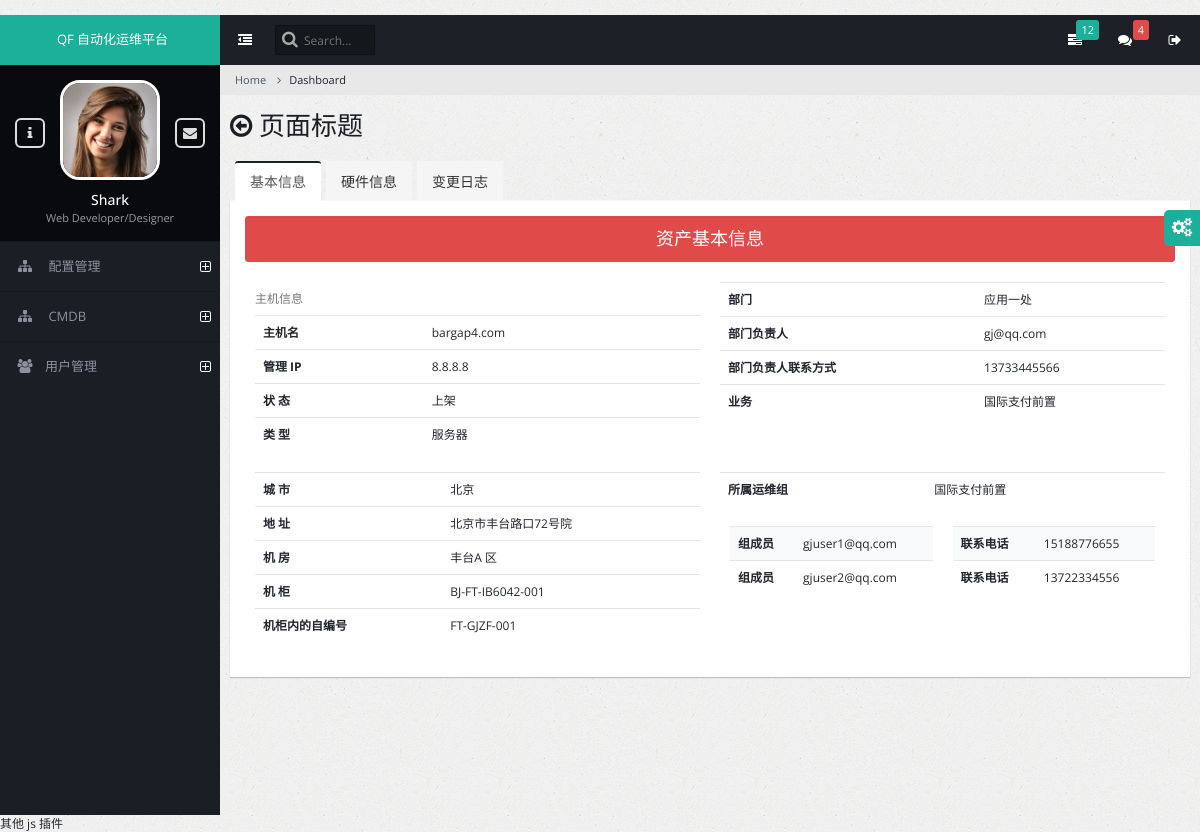
The page /cmdb/host_detail.html/1/ on the database its author committed.
### db/models.py (models this page shows, shortened)
class Server(models.Model):
    asset = models.OneToOneField('Asset', verbose_name='对应资产', null=True, blank=True)
    hostname = models.CharField(verbose_name='主机名', max_length=128, unique=True)
    sn = models.CharField(verbose_name='SN号', max_length=64, db_index=True)  # 为此字段创建索引
    manufacturer = models.CharField(verbose_name='制造商', max_length=64, null=True, blank=True)
    model = models.CharField(verbose_name='型号', max_length=64, null=True, blank=True)
    manage_ip = models.GenericIPAddressField(verbose_name='管理IP', null=True, blank=True)
    machine = models.CharField(verbose_name='硬件平台', max_length=16, null=True, blank=True)
    os_name = models.CharField(verbose_name='系统名称', max_length=16, null=True, blank=True)
    os_version = models.CharField(verbose_name='系统版本', max_length=64, null=True, blank=True)
    kernel = models.CharField(verbose_name='内核信息', max_length=128, null=True, blank=True)
    model_name = models.CharField(verbose_name='CPU型号', max_length=128, null=True, blank=True)
    cpu_type = models.CharField(verbose_name='CPU 架构', max_length=16, null=True, blank=True)
    physical_count = models.IntegerField(verbose_name='CPU物理个数', null=True, blank=True)
    physical_cores = models.IntegerField(verbose_name='每颗 CPU 核心数', null=True, blank=True)
    processor_cores_count = models.IntegerField(verbose_name='CPU 总逻辑核心数', null=True, blank=True)
    latest_date = models.DateTimeField(verbose_name='更新时间', default=timezone.now, null=True)
    create_at = models.DateTimeField(verbose_name='创建时间', auto_now_add=True)
    """
    auto_now=True 每次更新，日期自动存为当前时间，并且在 Admin 管理中，此字段将不支持修改
    default
    """
    class Meta:
        verbose_name = "服务器表"
        verbose_name_plural = verbose_name
        db_table = 'server'

class Asset(models.Model):
    device_type_choices = (
        (1, '服务器'),
        (2, '路由器'),
        (3, '交换机'),
        (4, '防火墙'),
    )
    device_status_choices = (
        (1, '上架'),
        (2, '在线'),
        (3, '离线'),
        (4, '下架'),
    )
    device_type_id = models.IntegerField(choices=device_type_choices, default=1)
    device_status_id = models.IntegerField(choices=device_status_choices, default=1)
    cabinet_num = models.ForeignKey('Cabinet', verbose_name='机柜号', max_length=30, null=True, blank=True)
    cabinet_order = models.CharField(verbose_name='机柜中序号', max_length=30, null=True, blank=True)
    idc = models.ForeignKey('IDC', verbose_name='IDC机房', null=True, blank=True)
    department = models.ForeignKey('Department', verbose_name='所属部门', null=True, blank=True)
    app_class = models.ForeignKey('AppClass', verbose_name='所属应用', null=True, blank=True)
    latest_date = models.DateField(verbose_name='更新时间', null=True, blank=True)
    create_at = models.DateTimeField(verbose_name='创建时间', auto_now_add=True)
    class Meta:
        verbose_name = "资产表"
        verbose_name_plural = verbose_name
        db_table = 'asset'

class AppClass(models.Model):
    name = models.CharField(verbose_name='应用名称', max_length=64, unique=True)  # 国际支付前置，逻辑集中
    business = models.ForeignKey('Department', verbose_name='部门')
    manager = models.ForeignKey('UserGroup', verbose_name='运维人员')  # 运维管理人员
    class Meta:
        verbose_name = "应用分类表"
        verbose_name_plural = verbose_name
        db_table = "app_class"

class Department(models.Model):
    name = models.CharField(verbose_name='部门', max_length=64, unique=True)  # 应用一处，销售1,2
    supervisor = models.ForeignKey('UsersProfile', verbose_name='负责人', null=True)  # 部门负责人
    class Meta:
        verbose_name = "部门表"
        verbose_name_plural = verbose_name
        db_table = "department"

class UsersProfile(AbstractUser):
    password = models.CharField('密码', max_length=128)
    email = models.EmailField(
        verbose_name='email address',
        max_length=255,
        unique=True,
    )
    phone = models.CharField('座机', max_length=11)
    mobile = models.CharField('手机', max_length=11)
    class Meta:
        verbose_name_plural = "用户表"
        db_table = 'users_profile'

class IDC(models.Model):
    name = models.CharField(verbose_name='机房', max_length=128)
    city = models.CharField(verbose_name='城市', max_length=32)
    address = models.CharField(verbose_name='地址', max_length=256)
    class Meta:
        verbose_name_plural = '机房表'
        db_table = "idc"

class Cabinet(models.Model):
    name = models.CharField(verbose_name='机柜编号', max_length=128)
    cab_lever = models.CharField(verbose_name='U 数', max_length=2)  # 机柜总共几层
    idc = models.ForeignKey('IDC', verbose_name='所属机房', null=True, blank=True)
    class Meta:
        verbose_name_plural = '机柜表'
        db_table = "cabinet"

class UserGroup(models.Model):
    name = models.CharField(verbose_name='组名', max_length=32, unique=True)
    users = models.ManyToManyField('UsersProfile', verbose_name='用户成员')
    class Meta:
        verbose_name_plural = "用户组表"
        db_table = "user_group"

### cmdb/views.py (the view)
# urls.py: url(r'^host_detail.html/(\d+)/$', views.HostDetailView.as_view(), name='host'),
class HostDetailView(View):
    def get(self, request, asset_id):
        asset_queryset = models.Asset.objects.filter(id=asset_id)
        if asset_queryset.exists():
            asset_obj = asset_queryset.get()
            memory_fields = ('slot', 'capacity', 'model', 'speed', 'manufacturer')
            disk_fields = ('slot', 'capacity', 'pd_type', 'model')
            nic_fields = ('name', 'ipaddrs', 'netmask', 'hwaddr')
            asset_change_log_fields = ('create_at', 'content', 'operator__email')
            server_dict = models.Server.objects.filter(asset=asset_id).values().first()
            server_id = server_dict['id']
            memory_queryset = models.Memory.objects.filter(server_obj=server_id).values_list(*memory_fields)
            disk_queryset = models.Disk.objects.filter(server_obj=server_id).values_list(*disk_fields)
            nic_queryset = models.NIC.objects.filter(server_obj=server_id).values_list(*nic_fields)
            change_log_qs = models.AssetChangLog.objects.filter(server_obj=server_id).all().values(*asset_change_log_fields)
            for item in change_log_qs:
                item['content'] = eval(item['content'])
            return render(request, 'cmdb/host_detail.html', {'asset_obj': asset_obj,
                                                             'server_dict': server_dict,
                                                             'memory': memory_queryset,
                                                             'disk': disk_queryset,
                                                             'nic': nic_queryset,
                                                             'asset_id': asset_id,
                                                             'change_log_dict': change_log_qs,
                                                             })
        else:
            return render(request, 'pages-error-404.html')

### templates/cmdb/host_detail.html (shortened to what this page needs)
{% extends 'base.html' %}
{% block page_content %}
    <div class="page-content-wrap">
        <div class="row">
            <div class="col-md-12">
                <div class="panel panel-default tabs">
                    <ul class="nav nav-tabs" role="tablist">
                        <li><a id="a_auto_click"  href="#tab-first" role="tab" data-toggle="tab">基本信息</a></li>
                        <li><a href="#tab-second" role="tab" data-toggle="tab">硬件信息</a></li>
                        <li><a href="#tab-third" role="tab" data-toggle="tab">变更日志</a></li>
                    </ul>
                    <div class="panel-body tab-content">
                        <div class="tab-pane" id="tab-first">
                            <div class="well well-sm  btn-danger text-center" style="font-size: large">资产基本信息</div>
                            <div class="row">
                                <div class="col-md-6">
                                    <table class="table">
                                        <caption>主机信息</caption>
                                        <tr>
                                            <th>主机名</th>
                                            <td> {{ server_dict.hostname }} </td>
                                        </tr>
                                        <tr>
                                            <th>管理 IP</th>
                                            <td> {{ server_dict.manage_ip }} </td>
                                        </tr>
                                        <tr>
                                            <th>状 态</th>
                                            <td> {{ asset_obj.get_device_status_id_display }} </td>
                                        </tr>
                                        <tr>
                                            <th>类 型</th>
                                            <td> {{ asset_obj.get_device_type_id_display }} </td>
                                        </tr>
                                    </table>
                                </div>
                                <div class="col-md-6">
                                    <table class="table">
                                        <tr>
                                            <th>部门</th>
                                            <td> {{ asset_obj.app_class.business.name }} </td>
                                        </tr>
                                        <tr>
                                            <th>部门负责人</th>
                                            <td> {{ asset_obj.app_class.business.supervisor.email }} </td>
                                        </tr>
                                        <tr>
                                            <th>部门负责人联系方式</th>
                                            <td> {{ asset_obj.app_class.business.supervisor.mobile }} </td>
                                        </tr>
                                        <tr>
                                            <th>业务</th>
                                            <td> {{ asset_obj.app_class.name }} </td>
                                        </tr>
                                    </table>
                                </div>
                            </div>
                            <div class="row">
                                <div class="col-md-6">
                                    <table class="table">
                                        <tr>
                                            <th>城 市</th>
                                            <td> {{ asset_obj.idc.city }} </td>
                                        </tr>
                                        <tr>
                                            <th>地 址</th>
                                            <td> {{ asset_obj.idc.address }} </td>
                                        </tr>
                                        <tr>
                                            <th>机 房</th>
                                            <td> {{ asset_obj.idc.name }} </td>
                                        </tr>
                                        <tr>
                                            <th>机 柜</th>
                                            <td> {{ asset_obj.cabinet_num.name }} </td>
                                        </tr>
                                        <tr>
                                            <th>机柜内的自编号</th>
                                            <td> {{ asset_obj.cabinet_order }} </td>
                                        </tr>
                                    </table>
                                </div>
                                <div class="col-md-6">
                                    <table class="table">
                                        <tr>
                                            <th class="">所属运维组</th>
                                            <td> {{ asset_obj.app_class.manager.name }} </td>
                                        </tr>
                                    </table>
                                    <div class="row">
                                        <div class="col-md-6">
                                            <table class="table table-striped">
                                                {% for item in asset_obj.app_class.manager.users.all %}
                                                    <tr>
                                                        <th>组成员</th>
                                                        <td> {{ item.email }} </td>
                                                    </tr>
                                                {% endfor %}
                                            </table>
                                        </div>
                                        <div class="col-md-6">
                                            <table class="table table-striped">
                                                {% for item in asset_obj.app_class.manager.users.all %}
                                                    <tr>
                                                        <th>联系电话</th>
                                                        <td> {{ item.mobile }} </td>
                                                    </tr>
                                                {% endfor %}
                                            </table>
                                        </div>
                                    </div>
                                </div>
                            </div>
                        </div>
                    </div>
                </div>
            </div>
        </div>
    </div>
{% endblock %}

### rows shown on the page
Server: hostname "bargap4.com", manage_ip "8.8.8.8"
Asset: device_status_id "上架", device_type_id "服务器", app_class.business.name "应用一处", app_class.business.supervisor.email "gj@qq.com", app_class.business.supervisor.mobile "13733445566", app_class.name "国际支付前置", idc.city "北京", idc.address "北京市丰台路口72号院", idc.name "丰台A 区", cabinet_num.name "BJ-FT-IB6042-001", cabinet_order "FT-GJZF-001", app_class.manager.name "国际支付前置"
UsersProfile: email "gjuser1@qq.com", mobile "15188776655"
UsersProfile: email "gjuser2@qq.com", mobile "13722334556"
